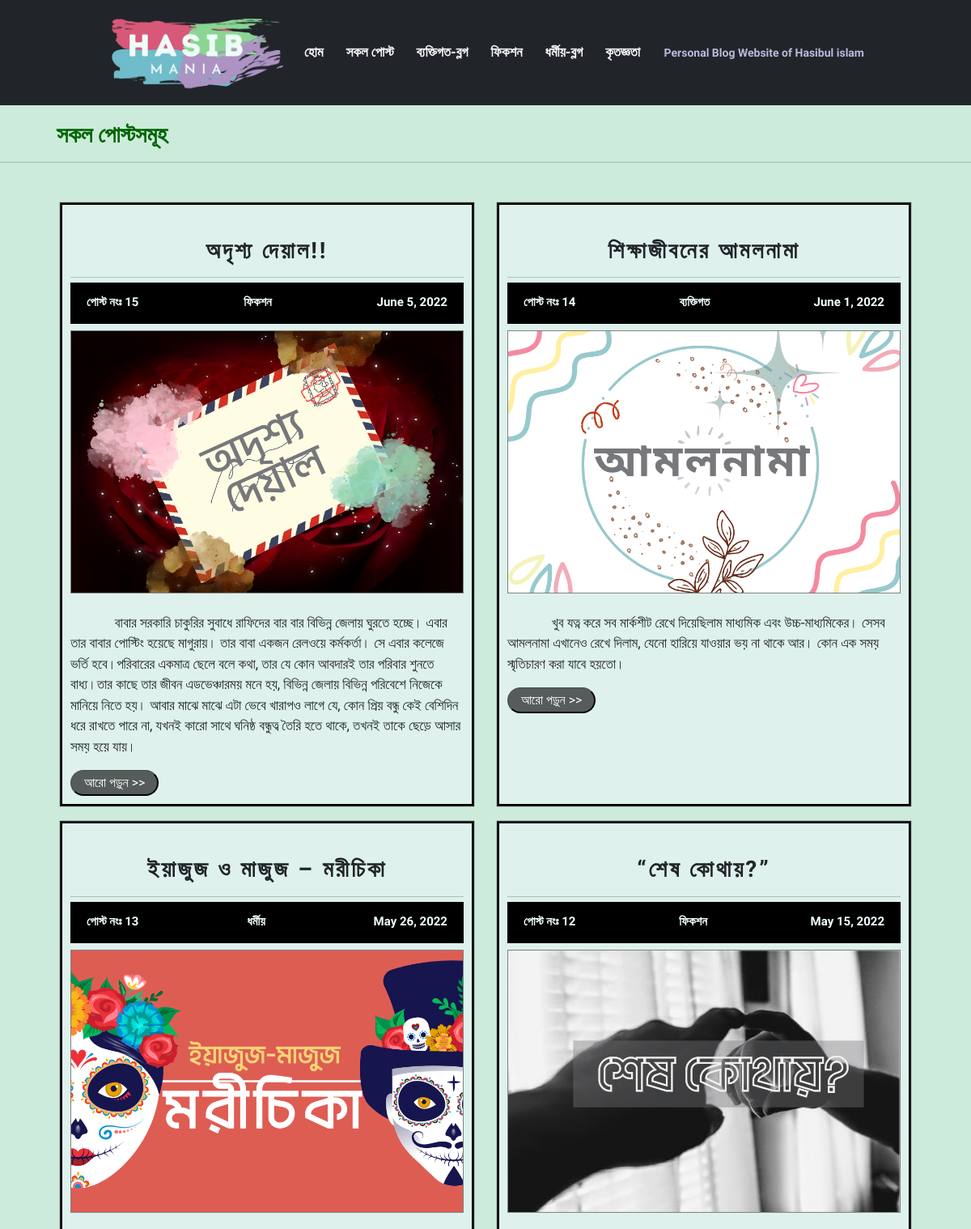
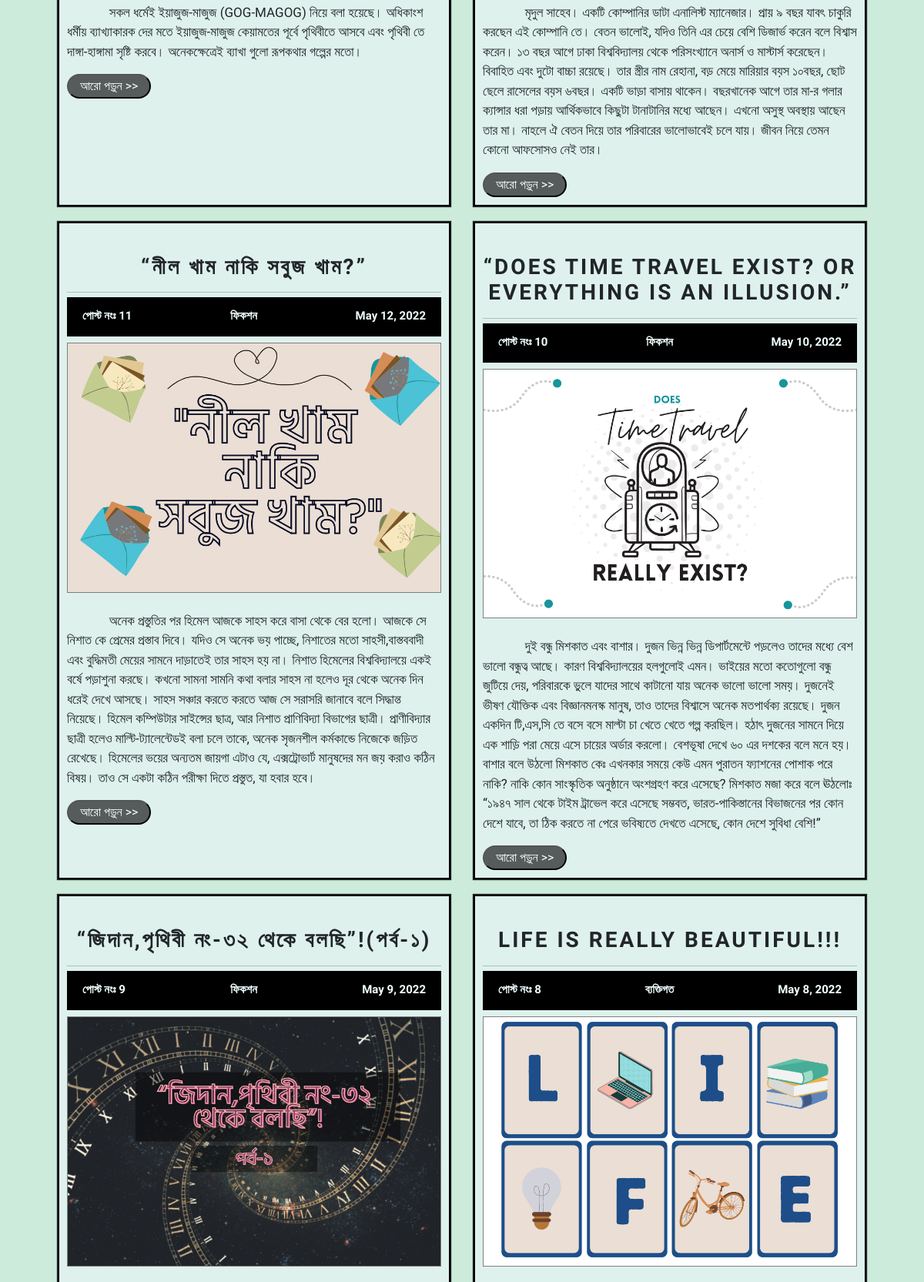
/posts/ (upper part), run on the app's committed database (2 pictures, top to bottom).
### home/models.py (models this page shows, shortened)
class Post(models.Model):
    id = models.AutoField(primary_key=True)
    date = models.DateField(default=datetime.date.today)
    category = models.CharField(max_length=100, choices=CATEGORIES, default='ব্যক্তিগত')
    title = models.CharField(max_length=400)
    para1 = models.TextField(blank=True)
    para2 = models.TextField(blank=True)
    para3 = models.TextField(blank=True)
    para4 = models.TextField(blank=True)
    para5 = models.TextField(blank=True)
    para6 = models.TextField(blank=True)
    para7 = models.TextField(blank=True)
    para8 = models.TextField(blank=True)
    para9 = models.TextField(blank=True)
    para10 = models.TextField(blank=True)
    para11 = models.TextField(blank=True)
    para12 = models.TextField(blank=True)
    para13 = models.TextField(blank=True)
    para14 = models.TextField(blank=True)
    para15 = models.TextField(blank=True)
    para16 = models.TextField(blank=True)
    para17 = models.TextField(blank=True)
    para18 = models.TextField(blank=True)
    para19 = models.TextField(blank=True)
    para20 = models.TextField(blank=True)
    para21 = models.TextField(blank=True)
    para22 = models.TextField(blank=True)
    para23 = models.TextField(blank=True)
    para24 = models.TextField(blank=True)
    para25 = models.TextField(blank=True)
    img1 = models.ImageField(upload_to ='static/uploads', blank=True)
    img1caption = models.CharField(max_length=500, blank=True)
    img2 = models.ImageField(upload_to ='static/uploads', blank=True)
    img2caption = models.CharField(max_length=500, blank=True)
    img3 = models.ImageField(upload_to ='static/uploads', blank=True)
    img3caption = models.CharField(max_length=500, blank=True)
    img4 = models.ImageField(upload_to ='static/uploads', blank=True)
    img4caption = models.CharField(max_length=500, blank=True)
    img5 = models.ImageField(upload_to ='static/uploads', blank=True)
    img5caption = models.CharField(max_length=500, blank=True)
    img6 = models.ImageField(upload_to ='static/uploads', blank=True)
    img6caption = models.CharField(max_length=500, blank=True)
    img7 = models.ImageField(upload_to ='static/uploads', blank=True)
    img7caption = models.CharField(max_length=500, blank=True)
    img8 = models.ImageField(upload_to ='static/uploads', blank=True)
    img8caption = models.CharField(max_length=500, blank=True)
    img9 = models.ImageField(upload_to ='static/uploads', blank=True)
    img9caption = models.CharField(max_length=500, blank=True)
    img10 = models.ImageField(upload_to ='static/uploads', blank=True)
    img10caption = models.CharField(max_length=500, blank=True)
    author = models.CharField(max_length=264, default='Hasibul Islam')

### home/views.py (the view)
# urls.py: path('posts/',views.allposts, name="posts"),
def allposts(request):
    all_posts = Post.objects.order_by('date').reverse()
    post_dic = { 'posts' : all_posts}
    return render(request, 'home/posts.html',context=post_dic)

### template/home/posts.html (shortened to what this page needs)
{% extends 'base.html' %}
{% load static %}
{% block styles %}
    <link rel="stylesheet" href="{% static 'css/homepage.css' %}" />
{% endblock %}
{% block body_block %}
    <h3 class="posts-top">সকল পোস্টসমূহ </h3> <hr>
    <div class="all-posts">
    {% for post in posts %}
    <div class="single-post">
        <h1 class="post-title">{{post.title}}</h1> <hr>
        <div class="post-details">
        <h4>পোস্ট নংঃ {{post.id}}</h4>
        <h4>{{post.category}}</h4>
        <h4>{{post.date}}</h4>
        </div>
        <div class="banner">
        <img src="../{{STATIC_URL}}{{post.img1}}" alt="" />
        </div> <br>
        <div class="para1">
            <p class="texts">
               &nbsp;{{ post.para1 }}
            </p>
        </div>
        <div class="read-more-button">
            <button class="read-more">
                <a href="/post/{{post.id}}" class="read">আরো পড়ুন >> </a>
            </button>
        </div>
    </div>
{% endfor %}
    </div>
{% endblock body_block %}

### static/css/base.css (style rules this page uses)
body { margin: 0; font-family: "Baloo Da 2", -apple-system, BlinkMacSystemFont, "Segoe UI", "Roboto", "Oxygen", "Ubuntu", "Cantarell", "Fira Sans", "Droid Sans", "Helvetica Neue", sans-serif; -webkit-font-smoothing: antialiased; -moz-osx-font-smoothing: grayscale; background-color: #ccebda; background-attachment: fixed; background-size: cover; }

### static/css/homepage.css (style rules this page uses)
.all-posts { display: grid; grid-template-columns: 1fr 1fr; margin: 20px 40px; padding: 20px; }
.single-post { border: 2px solid black; margin: 10px 15px; padding: 10px; background-color: rgba(240, 248, 255, 0.508); box-shadow: 0px 0px 1px 1px; }
.posts-top { padding-top: 20px; padding-left: 70px; font-weight: bolder; color: darkgreen; }
.post-title { font-weight: bold; font-size: 28px; margin-top: 30px; letter-spacing: 3px; text-align: center; }
.post-details { display: flex; justify-content: space-between; align-items: center; margin: 0; margin-top: -10px; margin-bottom: 8px; grid-template-columns: 1fr 1fr 1fr; color: rgb(181, 55, 80); padding: 15px 20px 10px; background-color: rgb(0, 0, 0); }
.post-details h4 { font-weight: bold; font-size: 15px; color:azure; }
.para1 { font-size: 17px; }
.single-post img { width: 100%; border: 1px solid gray; }
.read-more .read,.read1 { text-decoration: none; color: white; }
.read-more, .see-all-posts { background-color: rgba(0, 0, 0, 0.616); border-radius: 40px; padding: 2px 15px; }

### data on the page
Post: title "অদৃশ্য দেয়াল!!", id "15", category "ফিকশন", date "June 5, 2022", img1 (picture), para1 "বাবার সরকারি চাকুরির সুবাধে রাফিদের বার বার বিভিন্ন জেলায় ঘুরতে হচ্ছে। এবার তার বাবার পোস্টিং হয়েছে মাগুরায়। তার বাবা একজন রেলওয়ে কর্মকর্তা। সে এবার কলেজে ভর্তি হবে।পরিবারের একমাত্র ছেলে বলে কথা, তার যে কোন আবদারই তার পরিবার শুনতে বাধ্য।তার কাছে তার জীবন এডভেঞ্চারময় মনে হয়, বিভিন্ন জেলায় বিভিন্ন পরিবেশে নিজেকে মানিয়ে নিতে হয়। আবার মাঝে মাঝে এটা ভেবে খারাপও লাগে যে, কোন প্রিয় বন্ধু কেই বেশিদিন ধরে রাখতে পারে না, যখনই কারো সাথে ঘনিষ্ঠ বন্ধুত্ব তৈরি হতে থাকে, তখনই তাকে ছেড়ে আসার সময় হয়ে যায়।"
Post: title "শিক্ষাজীবনের আমলনামা", id "14", category "ব্যক্তিগত", date "June 1, 2022", img1 (picture), para1 "খুব যত্ন করে সব মার্কশীট রেখে দিয়েছিলাম মাধ্যমিক এবং উচ্চ-মাধ্যমিকের। সেসব আমলনামা এখানেও রেখে দিলাম, যেনো হারিয়ে যাওয়ার ভয় না থাকে আর। কোন এক সময় স্মৃতিচারণ করা যাবে হয়তো।"
Post: title "ইয়াজুজ ও মাজুজ – মরীচিকা", id "13", category "ধর্মীয়", date "May 26, 2022", img1 (picture), para1 "সকল ধর্মেই ইয়াজুজ-মাজুজ (GOG-MAGOG) নিয়ে বলা হয়েছে। অধিকাংশ ধর্মীয় ব্যাখ্যাকারক দের মতে ইয়াজুজ-মাজুজ কেয়ামতের পূর্বে পৃথিবীতে আসবে এবং পৃথিবী তে দাঙ্গা-হাঙ্গামা সৃষ্টি করবে। অনেকক্ষেত্রেই ব্যাখা গুলো রূপকথার গল্পের মতো।"
Post: title "“শেষ কোথায়?”", id "12", category "ফিকশন", date "May 15, 2022", img1 (picture), para1 "মৃদুল সাহেব। একটি কোম্পানির ডাটা এনালিস্ট ম্যানেজার। প্রায় ৯ বছর যাবৎ চাকুরি করছেন এই কোম্পানি তে। বেতন ভালোই, যদিও তিনি এর চেয়ে বেশি ডিজার্ভ করেন বলে বিশ্বাস করেন। ১৩ বছর আগে ঢাকা বিশ্ববিদ্যালয় থেকে পরিসংখ্যানে অনার্স ও মাস্টার্স করেছেন। বিবাহিত এবং দুটো বাচ্চা রয়েছে। তার স্ত্রীর নাম রেহানা, বড় মেয়ে মারিয়ার বয়স ১০বছর, ছোট ছেলে রাসেলের বয়স ৬বছর। একটি ভাড়া বাসায় থাকেন। বছরখানেক আগে তার মা-র গলার ক্যান্সার ধরা পড়ায় আর্থিকভাবে কিছুটা টানাটানির মধ্যে আছেন। এখনো অসুস্থ অবস্থায় আছেন তার মা। নাহলে ঐ বেতন দিয়ে তার পরিবারের ভালোভাবেই চলে যায়। জীবন নিয়ে তেমন কোনো আফসোসও নেই তার।"
Post: title "“নীল খাম নাকি সবুজ খাম?”", id "11", category "ফিকশন", date "May 12, 2022", img1 (picture), para1 "অনেক প্রস্তুতির পর হিমেল আজকে সাহস করে বাসা থেকে বের হলো। আজকে সে নিশাত কে প্রেমের প্রস্তাব দিবে। যদিও সে অনেক ভয় পাচ্ছে, নিশাতের মতো সাহসী,বাস্তববাদী এবং বুদ্ধিমতী মেয়ের সামনে দাড়াতেই তার সাহস হয় না। নিশাত হিমেলের বিশ্ববিদ্যালয়ে একই বর্ষে পড়াশুনা করছে। কখনো সামনা সামনি কথা বলার সাহস না হলেও দূর থেকে অনেক দিন ধরেই দেখে আসছে। সাহস সঞ্চার করতে করতে আজ সে সরাসরি জানাবে বলে সিদ্ধান্ত নিয়েছে। হিমেল কম্পিউটার সাইন্সের ছাত্র, আর নিশাত প্রাণিবিদ্যা বিভাগের ছাত্রী। প্রাণীবিদ্যার ছাত্রী হলেও মাল্টি-ট্যালেন্টেডই বলা চলে তাকে, অনেক সৃজনশীল কর্মকান্ডে নিজেকে জড়িত রেখেছে। হিমেলের ভয়ের অন্যতম জায়গা এটাও যে, এক্সট্রোভার্ট মানুষদের মন জয় করাও কঠিন বিষয়। তাও সে একটা কঠিন পরীক্ষা দিতে প্রস্তুত, যা হবার হবে।"
Post: title "“DOES TIME TRAVEL EXIST? OR EVERYTHING IS AN ILLUSION.”", id "10", category "ফিকশন", date "May 10, 2022", img1 (picture), para1 "দুই বন্ধু মিশকাত এবং বাশার। দুজন ভিন্ন ভিন্ন ডিপার্টমেন্টে পড়লেও তাদের মধ্যে বেশ ভালো বন্ধুত্ব আছে। কারণ বিশ্ববিদ্যালয়ের হলগুলোই এমন। ভাইয়ের মতো কতোগুলো বন্ধু জুটিয়ে দেয়, পরিবারকে ভুলে যাদের সাথে কাটানো যায় অনেক ভালো ভালো সময়। দুজনেই ভীষণ যৌক্তিক এবং বিজ্ঞানমনস্ক মানুষ, তাও তাদের বিশ্বাসে অনেক মতপার্থক্য রয়েছে। দুজন একদিন টি,এস,সি তে বসে বসে মাল্টা চা খেতে খেতে গল্প করছিল। হঠাৎ দুজনের সামনে দিয়ে এক শাড়ি পরা মেয়ে এসে চায়ের অর্ডার করলো। বেশভূষা দেখে ৬০ এর দশকের বলে মনে হয়। বাশার বলে উঠলো মিশকাত কেঃ এখনকার সময়ে কেউ এমন পুরাতন ফ্যাশনের পোশাক পরে নাকি? নাকি কোন সাংস্কৃতিক অনুষ্ঠানে অংশগ্রহণ করে এসেছে? মিশকাত মজা করে বলে ঊঠলোঃ “১৯৪৭ সাল থেকে টাইম ট্রাভেল করে এসেছে সম্ভবত, ভারত-পাকিস্তানের…"
Post: title "“জিদান,পৃথিবী নং-৩২ থেকে বলছি”!(পর্ব-১)", id "9", category "ফিকশন", date "May 9, 2022", img1 (picture)
Post: title "LIFE IS REALLY BEAUTIFUL!!!", id "8", category "ব্যক্তিগত", date "May 8, 2022", img1 (picture)
